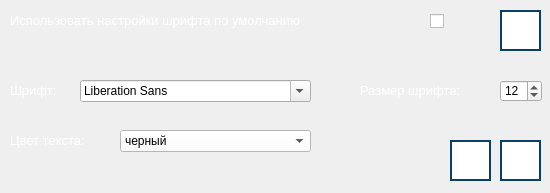
<?xml version="1.0" encoding="UTF-8"?>
<ui version="4.0">
 <class>EditingToolsWindow</class>
 <widget class="QDialog" name="EditingToolsWindow">
  <property name="geometry">
   <rect>
    <x>0</x>
    <y>0</y>
    <width>550</width>
    <height>193</height>
   </rect>
  </property>
  <property name="windowTitle">
   <string>Изменение параметров ввода - RayTracing</string>
  </property>
  <widget class="QLabel" name="label">
   <property name="geometry">
    <rect>
     <x>360</x>
     <y>80</y>
     <width>141</width>
     <height>21</height>
    </rect>
   </property>
   <property name="font">
    <font>
     <pointsize>10</pointsize>
    </font>
   </property>
   <property name="text">
    <string>&lt;html&gt;&lt;head/&gt;&lt;body&gt;&lt;p&gt;&lt;span style=&quot; color:#ffffff;&quot;&gt;Размер шрифта:&lt;/span&gt;&lt;/p&gt;&lt;/body&gt;&lt;/html&gt;</string>
   </property>
  </widget>
  <widget class="QSpinBox" name="spinBox">
   <property name="geometry">
    <rect>
     <x>500</x>
     <y>80</y>
     <width>42</width>
     <height>22</height>
    </rect>
   </property>
   <property name="minimum">
    <number>2</number>
   </property>
   <property name="maximum">
    <number>100</number>
   </property>
   <property name="value">
    <number>12</number>
   </property>
  </widget>
  <widget class="QLabel" name="label_2">
   <property name="geometry">
    <rect>
     <x>10</x>
     <y>80</y>
     <width>71</width>
     <height>21</height>
    </rect>
   </property>
   <property name="font">
    <font>
     <pointsize>10</pointsize>
    </font>
   </property>
   <property name="text">
    <string>&lt;html&gt;&lt;head/&gt;&lt;body&gt;&lt;p&gt;&lt;span style=&quot; color:#ffffff;&quot;&gt;Шрифт:&lt;/span&gt;&lt;/p&gt;&lt;/body&gt;&lt;/html&gt;</string>
   </property>
  </widget>
  <widget class="QFontComboBox" name="fontComboBox">
   <property name="geometry">
    <rect>
     <x>80</x>
     <y>80</y>
     <width>231</width>
     <height>22</height>
    </rect>
   </property>
  </widget>
  <widget class="QComboBox" name="comboBox">
   <property name="geometry">
    <rect>
     <x>120</x>
     <y>130</y>
     <width>191</width>
     <height>22</height>
    </rect>
   </property>
   <property name="styleSheet">
    <string notr="true">background-color: rgb(255, 255, 255);
color: rgb(0, 0, 0);
</string>
   </property>
   <item>
    <property name="text">
     <string>черный</string>
    </property>
   </item>
   <item>
    <property name="text">
     <string>белый</string>
    </property>
   </item>
   <item>
    <property name="text">
     <string>красный</string>
    </property>
   </item>
   <item>
    <property name="text">
     <string>синий</string>
    </property>
   </item>
   <item>
    <property name="text">
     <string>зеленый</string>
    </property>
   </item>
  </widget>
  <widget class="QLabel" name="label_3">
   <property name="geometry">
    <rect>
     <x>10</x>
     <y>130</y>
     <width>111</width>
     <height>21</height>
    </rect>
   </property>
   <property name="font">
    <font>
     <pointsize>10</pointsize>
    </font>
   </property>
   <property name="text">
    <string>&lt;html&gt;&lt;head/&gt;&lt;body&gt;&lt;p&gt;&lt;span style=&quot; color:#ffffff;&quot;&gt;Цвет текста:&lt;/span&gt;&lt;/p&gt;&lt;/body&gt;&lt;/html&gt;</string>
   </property>
  </widget>
  <widget class="QPushButton" name="button_save">
   <property name="geometry">
    <rect>
     <x>450</x>
     <y>140</y>
     <width>41</width>
     <height>41</height>
    </rect>
   </property>
   <property name="toolTip">
    <string>Сохранить настройки ввода</string>
   </property>
   <property name="styleSheet">
    <string notr="true">QPushButton {
    background-color: rgb(255, 255, 255);
    border: 2px solid #094065;
}

QPushButton:pressed {
    background-color:  rgb(118, 118, 118);
}
</string>
   </property>
   <property name="text">
    <string/>
   </property>
   <property name="icon">
    <iconset>
     <normaloff>images/save-button.png</normaloff>images/save-button.png</iconset>
   </property>
   <property name="iconSize">
    <size>
     <width>36</width>
     <height>36</height>
    </size>
   </property>
  </widget>
  <widget class="QPushButton" name="button_exit">
   <property name="geometry">
    <rect>
     <x>500</x>
     <y>140</y>
     <width>41</width>
     <height>41</height>
    </rect>
   </property>
   <property name="toolTip">
    <string>Выйти из режима настроек ввода</string>
   </property>
   <property name="styleSheet">
    <string notr="true">QPushButton {
    background-color: rgb(255, 255, 255);
    border: 2px solid #094065;
}

QPushButton:pressed {
    background-color:  rgb(118, 118, 118);
}
</string>
   </property>
   <property name="text">
    <string/>
   </property>
   <property name="icon">
    <iconset>
     <normaloff>images/exit-button.png</normaloff>images/exit-button.png</iconset>
   </property>
   <property name="iconSize">
    <size>
     <width>30</width>
     <height>30</height>
    </size>
   </property>
  </widget>
  <widget class="QPushButton" name="button_help">
   <property name="geometry">
    <rect>
     <x>500</x>
     <y>10</y>
     <width>41</width>
     <height>41</height>
    </rect>
   </property>
   <property name="toolTip">
    <string>Получить справку</string>
   </property>
   <property name="styleSheet">
    <string notr="true">QPushButton {
    background-color: rgb(255, 255, 255);
    border: 2px solid #094065;
}

QPushButton:pressed {
    background-color:  rgb(118, 118, 118);
}
</string>
   </property>
   <property name="text">
    <string/>
   </property>
   <property name="icon">
    <iconset>
     <normaloff>images/help-button.png</normaloff>images/help-button.png</iconset>
   </property>
   <property name="iconSize">
    <size>
     <width>36</width>
     <height>36</height>
    </size>
   </property>
  </widget>
  <widget class="QLabel" name="label_4">
   <property name="geometry">
    <rect>
     <x>10</x>
     <y>10</y>
     <width>391</width>
     <height>21</height>
    </rect>
   </property>
   <property name="font">
    <font>
     <pointsize>10</pointsize>
    </font>
   </property>
   <property name="text">
    <string>&lt;html&gt;&lt;head/&gt;&lt;body&gt;&lt;p&gt;&lt;span style=&quot; color:#ffffff;&quot;&gt;Использовать настройки шрифта по умолчанию&lt;/span&gt;&lt;/p&gt;&lt;/body&gt;&lt;/html&gt;</string>
   </property>
  </widget>
  <widget class="QCheckBox" name="checkBox">
   <property name="geometry">
    <rect>
     <x>430</x>
     <y>11</y>
     <width>21</width>
     <height>21</height>
    </rect>
   </property>
   <property name="text">
    <string/>
   </property>
  </widget>
 </widget>
 <resources/>
 <connections/>
</ui>
